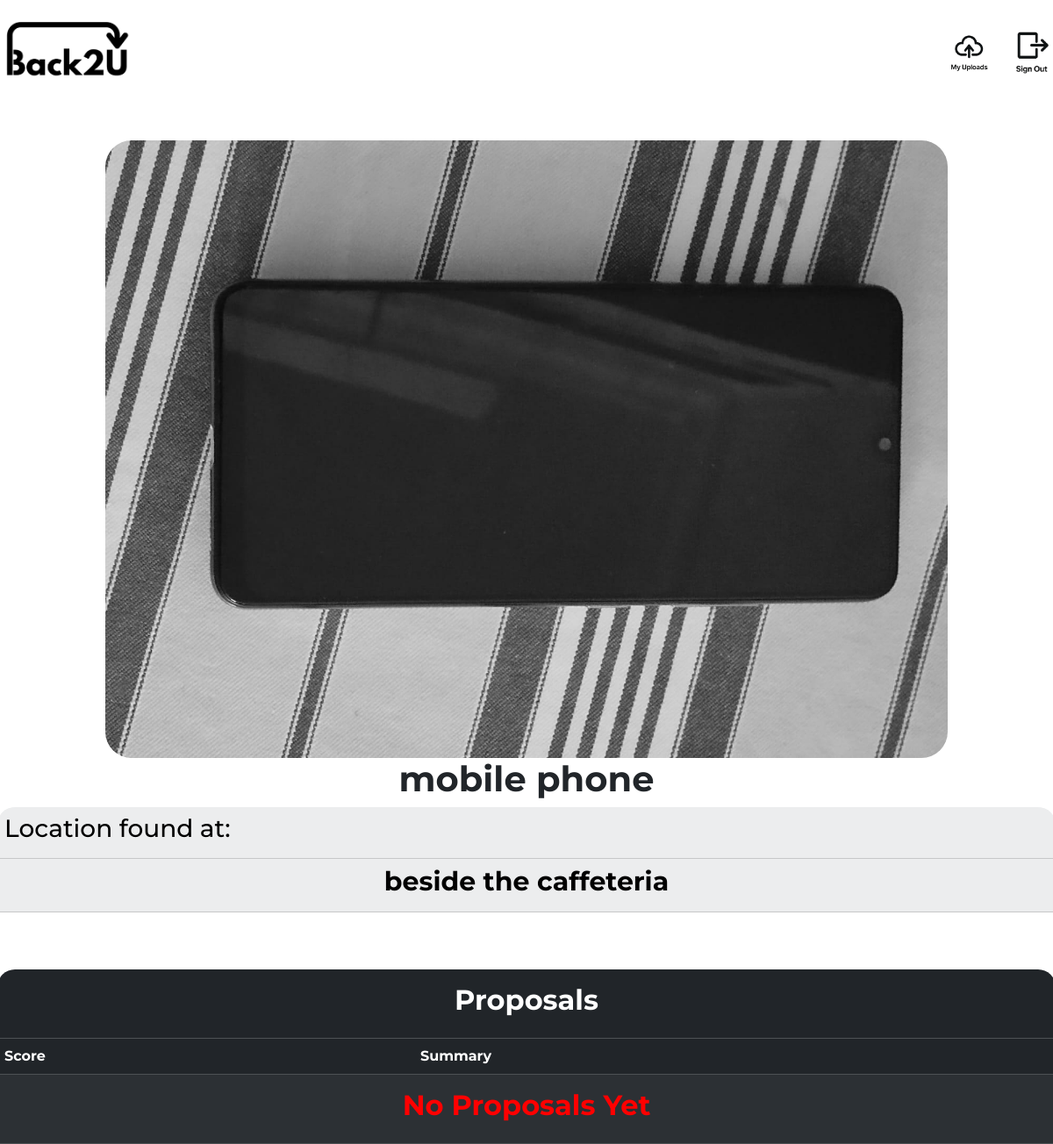
Screenshot of /viewingupload?item_id=1 (signed in) with the database file from the repository.
### tables this page shows
CREATE TABLE items (
    id INTEGER PRIMARY KEY AUTOINCREMENT,
    user_id INTEGER,
    picture TEXT,
    title TEXT,
    location TEXT,
    description TEXT,
    question1 TEXT,
    question2 TEXT,
    question3 TEXT, answer1 TEXT, answer2 TEXT, answer3 TEXT,
    FOREIGN KEY(user_id) REFERENCES users(id)
);

### app.py (the view)
@app.route("/viewingupload")
@login_required
def viewingupload():
    item_id = request.args.get("item_id")
    item_info = db.execute("SELECT * FROM items WHERE id = ?", item_id)
    proposals_info = db.execute("SELECT * FROM proposals WHERE item_id = ? ORDER BY numeric_score", item_id)
    for proposal in proposals_info:
        raw_response = proposal["response"].strip("`").strip()
        proposal["response"] = json.loads(raw_response)
    return render_template("viewingupload.html", info=item_info, proposals=proposals_info)

### app.py (called while the page is built)
@app.after_request
def after_request(response):
    response.headers["Cache-Control"] = "no-cache, no-store, must-revalidate"
    response.headers["Expires"] = 0
    response.headers["Pragma"] = "no-cache"
    return response

### helpers.py (called while the page is built)
def login_required(f):
    @wraps(f)
    def decorated_function(*args, **kwargs):
        if session.get("user_id") is None:
            return redirect("/login")
        return f(*args, **kwargs)
    return decorated_function

### templates/viewingupload.html (shortened to what this page needs)
{% extends "layout.html" %}
{% block main %}
<div class = "itemm-div">
    <img src = "static/uploads/{{info[0]['picture']}}" class = "itemm_img">
    <div class = "description-itemm">
        <h1 style = "font-weight: bold;"> {{info[0]['title']}} </h1>
        <table class="table table-light table-striped table-hover qtable">
        <tr style="display: flex; flex-direction: column;">
                <td> <h3> Location found at: </h3> </td>
                <td style="text-align: center;"> <h1 style = "font-weight: bold; font-size: 30px;"> {{info[0]['location']}} </h1> </td>
        </tr>
        </table>
        <table class="table table-dark table-striped table-hover qtable" style="margin-bottom: 0px;">
            <thead>
                <tr>
                    <th colspan="4" class="text-center py-3">
                        <h2 style="font-weight: bold;">Proposals</h2>
                    </th>
                </tr>
                <tr>
                    <th>Score</th>
                    <th>Summary</th>
                </tr>
            </thead>
            <tbody>
                {% if proposals %}
                    {% for proposal in proposals %}
                        <tr id = "{{proposal.item_id}}" onclick="openModal(this.id)">
                            <td>{{ proposal.response.final_score }}</td>
                            <td>{{ proposal.response.summary }}</td>
                        </tr>
                    {% endfor %}
                {% else %}
                    <tr>
                        <td colspan="4" class="text-center py-3">
                            <h2 style="font-weight: bold; color: rgb(255, 0, 0);">No Proposals Yet</h2>
                        </td>
                    </tr>
                {% endif %}
            </tbody>
        </table>
    </div>
</div>
{% endblock %}

### static/styles.css (style rules this page uses)
body { background: white; font-family: 'Montserrat', sans-serif; font-weight: bold; overflow-x: hidden; user-select: none; -webkit-user-select: none; -moz-user-select: none; -ms-user-select: none; }
.itemm-div { display: flex; flex-direction: row; width: 100%; justify-content: space-between; }
.itemm-div table { border-top-left-radius: 20px; border-bottom-left-radius: 20px; overflow: hidden; }
.itemm_img { height: auto; width: 40%; border-top-right-radius: 60px; border-bottom-right-radius: 60px; }
.description-itemm { width: 59%; display: flex; flex-direction: column; align-items: center; }
@media (max-width: 1200px) { .itemm-div { display: flex; flex-direction: column; width: 100%; align-content: center; align-items: center; } }
@media (max-width: 1200px) { .itemm_img { height: auto; width: 80%; border-radius: 30px; } }
@media (max-width: 1200px) { .description-itemm { width: 100.5%; } }
@media (max-width: 1200px) { .itemm-div table { border-top-left-radius: 20px; border-top-right-radius: 20px; border-bottom-left-radius: 0px; overflow: hidden; } }

### rows the page displays
items: picture (picture), title "mobile phone", location "beside the caffeteria"
